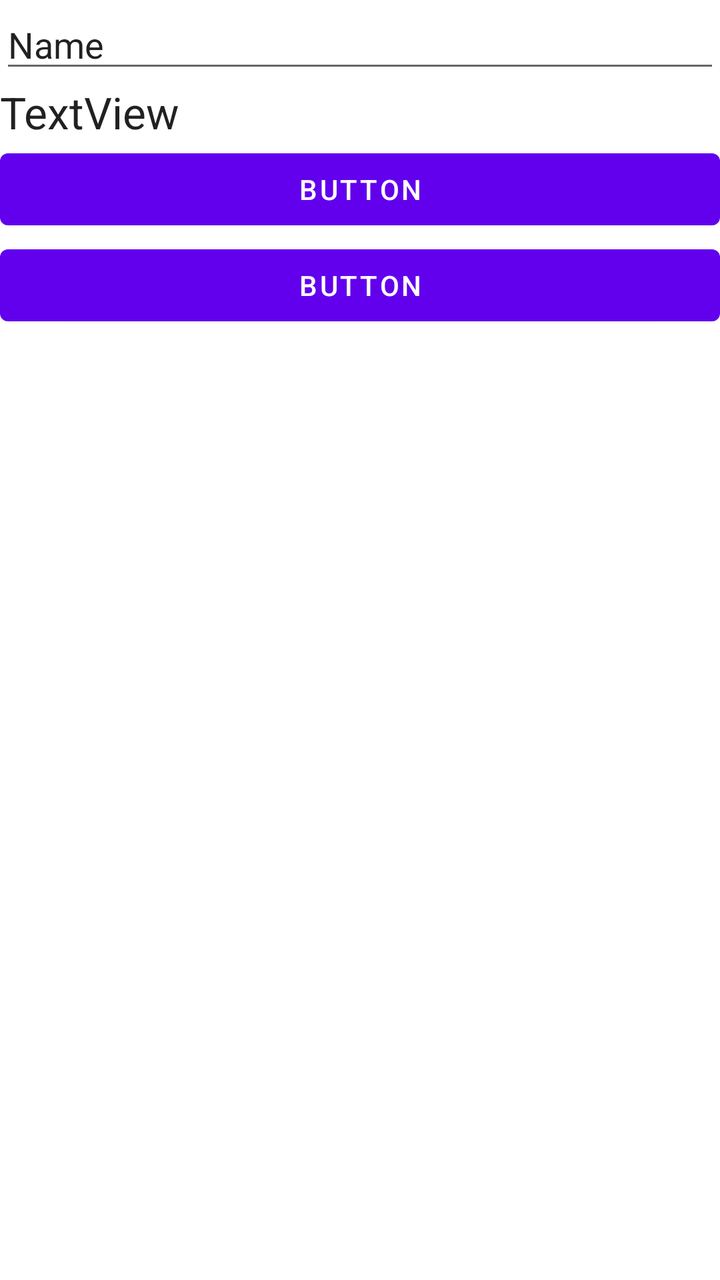
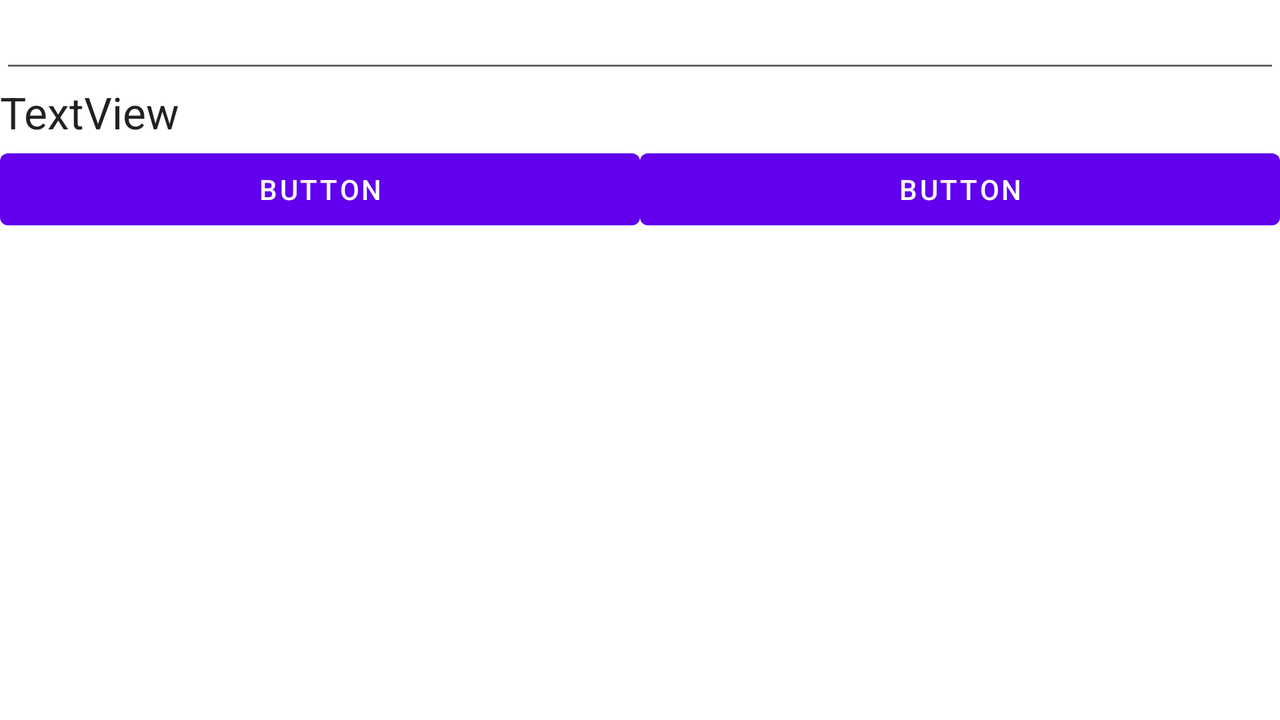

One screen, two layout resources from the same app: the default and the repository's alternative for another configuration. Each is rendered where Android would select it; the XML of both is given below.
<!-- AndroidManifest.xml: application theme Theme.Androidstudy2 -->
<!-- res/layout/activity_rotation.xml -->
<?xml version="1.0" encoding="utf-8"?>
<LinearLayout xmlns:android="http://schemas.android.com/apk/res/android"
    xmlns:app="http://schemas.android.com/apk/res-auto"
    xmlns:tools="http://schemas.android.com/tools"
    android:layout_width="match_parent"
    android:layout_height="match_parent"
    android:orientation="vertical"
    tools:context=".Rotation">

    <EditText
        android:id="@+id/editTextTextPersonName"
        android:layout_width="match_parent"
        android:layout_height="wrap_content"
        android:ems="10"
        android:inputType="textPersonName"
        android:text="Name" />

    <TextView
        android:id="@+id/textView43"
        android:layout_width="match_parent"
        android:layout_height="wrap_content"
        android:text="TextView"
        android:textAppearance="@style/TextAppearance.AppCompat.Large" />

    <Button
        android:id="@+id/button42"
        android:layout_width="match_parent"
        android:layout_height="wrap_content"
        android:text="Button" />

    <Button
        android:id="@+id/button43"
        android:layout_width="match_parent"
        android:layout_height="wrap_content"
        android:text="Button" />
</LinearLayout>
<!-- resources referenced by this layout -->
<resources>
  <style name="Theme.Androidstudy2" parent="Theme.MaterialComponents.DayNight.DarkActionBar">
          
          <item name="colorPrimary">@color/purple_500</item>
          <item name="colorPrimaryVariant">@color/purple_700</item>
          <item name="colorOnPrimary">@color/white</item>
          
          <item name="colorSecondary">@color/teal_200</item>
          <item name="colorSecondaryVariant">@color/teal_700</item>
          <item name="colorOnSecondary">@color/black</item>
          
          <item name="android:statusBarColor">?attr/colorPrimaryVariant</item>
          
      </style>
  <color name="purple_500">#FF6200EE</color>
  <color name="purple_700">#FF3700B3</color>
  <color name="white">#FFFFFFFF</color>
  <color name="teal_200">#FF03DAC5</color>
  <color name="teal_700">#FF018786</color>
  <color name="black">#FF000000</color>
</resources>
<!-- res/layout-land/activity_rotation.xml (the repository's variant of the layout above) -->
<!-- drawn on the phone turned sideways -->
<?xml version="1.0" encoding="utf-8"?>
<LinearLayout xmlns:android="http://schemas.android.com/apk/res/android"
    xmlns:app="http://schemas.android.com/apk/res-auto"
    xmlns:tools="http://schemas.android.com/tools"
    android:layout_width="match_parent"
    android:layout_height="match_parent"
    android:orientation="vertical"
    tools:context=".Rotation">

    <EditText
        android:id="@+id/editTextTextPersonName"
        android:layout_width="match_parent"
        android:layout_height="wrap_content"
        android:ems="10"
        android:inputType="textPersonName" />

    <TextView
        android:id="@+id/textView43"
        android:layout_width="match_parent"
        android:layout_height="wrap_content"
        android:text="TextView"
        android:textAppearance="@style/TextAppearance.AppCompat.Large" />

    <LinearLayout
        android:layout_width="match_parent"
        android:layout_height="match_parent"
        android:orientation="horizontal">

        <Button
            android:id="@+id/button42"
            android:layout_width="wrap_content"
            android:layout_height="wrap_content"
            android:layout_weight="1"
            android:text="Button" />

        <Button
            android:id="@+id/button43"
            android:layout_width="wrap_content"
            android:layout_height="wrap_content"
            android:layout_weight="1"
            android:text="Button" />
    </LinearLayout>
</LinearLayout>
